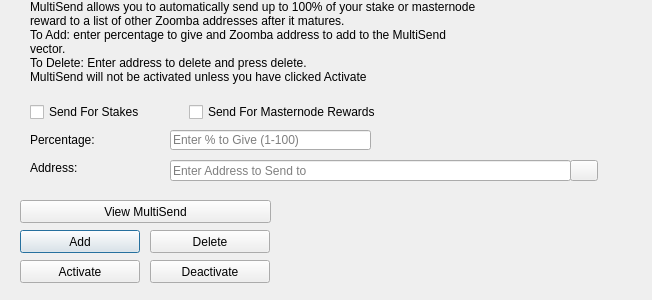
<?xml version="1.0" encoding="UTF-8"?>
<ui version="4.0">
 <class>MultiSendDialog</class>
 <widget class="QDialog" name="MultiSendDialog">
  <property name="windowModality">
   <enum>Qt::NonModal</enum>
  </property>
  <property name="geometry">
   <rect>
    <x>0</x>
    <y>0</y>
    <width>652</width>
    <height>300</height>
   </rect>
  </property>
  <property name="windowTitle">
   <string>MultiSend</string>
  </property>
  <widget class="QLineEdit" name="multiSendPercentEdit">
   <property name="geometry">
    <rect>
     <x>170</x>
     <y>130</y>
     <width>201</width>
     <height>20</height>
    </rect>
   </property>
   <property name="toolTip">
    <string>Enter whole numbers 1 - 100</string>
   </property>
   <property name="placeholderText">
    <string>Enter % to Give (1-100)</string>
   </property>
  </widget>
  <widget class="QLineEdit" name="multiSendAddressEdit">
   <property name="geometry">
    <rect>
     <x>170</x>
     <y>160</y>
     <width>401</width>
     <height>21</height>
    </rect>
   </property>
   <property name="toolTip">
    <string/>
   </property>
   <property name="placeholderText">
    <string>Enter Address to Send to</string>
   </property>
  </widget>
  <widget class="QLabel" name="label_2">
   <property name="geometry">
    <rect>
     <x>30</x>
     <y>0</y>
     <width>451</width>
     <height>121</height>
    </rect>
   </property>
   <property name="lineWidth">
    <number>1</number>
   </property>
   <property name="text">
    <string>MultiSend allows you to automatically send up to 100% of your stake or masternode reward to a list of other Zoomba addresses after it matures.
To Add: enter percentage to give and Zoomba address to add to the MultiSend vector.
To Delete: Enter address to delete and press delete.
MultiSend will not be activated unless you have clicked Activate</string>
   </property>
   <property name="alignment">
    <set>Qt::AlignLeading|Qt::AlignLeft|Qt::AlignTop</set>
   </property>
   <property name="wordWrap">
    <bool>true</bool>
   </property>
  </widget>
  <widget class="QLabel" name="message">
   <property name="geometry">
    <rect>
     <x>290</x>
     <y>200</y>
     <width>351</width>
     <height>91</height>
    </rect>
   </property>
   <property name="text">
    <string/>
   </property>
  </widget>
  <widget class="QPushButton" name="addButton">
   <property name="geometry">
    <rect>
     <x>20</x>
     <y>230</y>
     <width>120</width>
     <height>23</height>
    </rect>
   </property>
   <property name="toolTip">
    <string/>
   </property>
   <property name="statusTip">
    <string>Add to MultiSend Vector</string>
   </property>
   <property name="text">
    <string>Add</string>
   </property>
  </widget>
  <widget class="QPushButton" name="disableButton">
   <property name="geometry">
    <rect>
     <x>150</x>
     <y>260</y>
     <width>120</width>
     <height>23</height>
    </rect>
   </property>
   <property name="statusTip">
    <string>Deactivate MultiSend</string>
   </property>
   <property name="text">
    <string>Deactivate</string>
   </property>
  </widget>
  <widget class="QPushButton" name="addressBookButton">
   <property name="geometry">
    <rect>
     <x>570</x>
     <y>160</y>
     <width>28</width>
     <height>21</height>
    </rect>
   </property>
   <property name="toolTip">
    <string>Choose an address from the address book</string>
   </property>
   <property name="text">
    <string/>
   </property>
   <property name="icon">
    <iconset resource="../zoomba.qrc">
     <normaloff>:/icons/address-book</normaloff>:/icons/address-book</iconset>
   </property>
   <property name="shortcut">
    <string>Alt+A</string>
   </property>
   <property name="autoDefault">
    <bool>false</bool>
   </property>
  </widget>
  <widget class="QLabel" name="label">
   <property name="geometry">
    <rect>
     <x>30</x>
     <y>130</y>
     <width>121</width>
     <height>20</height>
    </rect>
   </property>
   <property name="toolTip">
    <string>Percentage of stake to send</string>
   </property>
   <property name="text">
    <string>Percentage:</string>
   </property>
  </widget>
  <widget class="QLabel" name="label_5">
   <property name="geometry">
    <rect>
     <x>30</x>
     <y>160</y>
     <width>111</width>
     <height>16</height>
    </rect>
   </property>
   <property name="toolTip">
    <string>Address to send portion of stake to</string>
   </property>
   <property name="text">
    <string>Address:</string>
   </property>
  </widget>
  <widget class="QPushButton" name="deleteButton">
   <property name="geometry">
    <rect>
     <x>150</x>
     <y>230</y>
     <width>120</width>
     <height>23</height>
    </rect>
   </property>
   <property name="toolTip">
    <string/>
   </property>
   <property name="statusTip">
    <string>Delete Address From MultiSend Vector</string>
   </property>
   <property name="text">
    <string>Delete</string>
   </property>
  </widget>
  <widget class="QPushButton" name="activateButton">
   <property name="geometry">
    <rect>
     <x>20</x>
     <y>260</y>
     <width>120</width>
     <height>23</height>
    </rect>
   </property>
   <property name="statusTip">
    <string>Activate MultiSend</string>
   </property>
   <property name="text">
    <string>Activate</string>
   </property>
  </widget>
  <widget class="QPushButton" name="viewButton">
   <property name="geometry">
    <rect>
     <x>20</x>
     <y>200</y>
     <width>251</width>
     <height>23</height>
    </rect>
   </property>
   <property name="toolTip">
    <string/>
   </property>
   <property name="statusTip">
    <string>View MultiSend Vector</string>
   </property>
   <property name="text">
    <string>View MultiSend</string>
   </property>
  </widget>
  <widget class="QWidget" name="horizontalLayoutWidget">
   <property name="geometry">
    <rect>
     <x>30</x>
     <y>100</y>
     <width>351</width>
     <height>24</height>
    </rect>
   </property>
   <layout class="QHBoxLayout" name="horizontalLayout">
    <item>
     <widget class="QCheckBox" name="multiSendStakeCheckBox">
      <property name="text">
       <string>Send For Stakes</string>
      </property>
     </widget>
    </item>
    <item>
     <widget class="QCheckBox" name="multiSendMasternodeCheckBox">
      <property name="text">
       <string>Send For Masternode Rewards</string>
      </property>
     </widget>
    </item>
   </layout>
  </widget>
 </widget>
 <resources>
  <include location="../zoomba.qrc"/>
 </resources>
 <connections/>
</ui>
